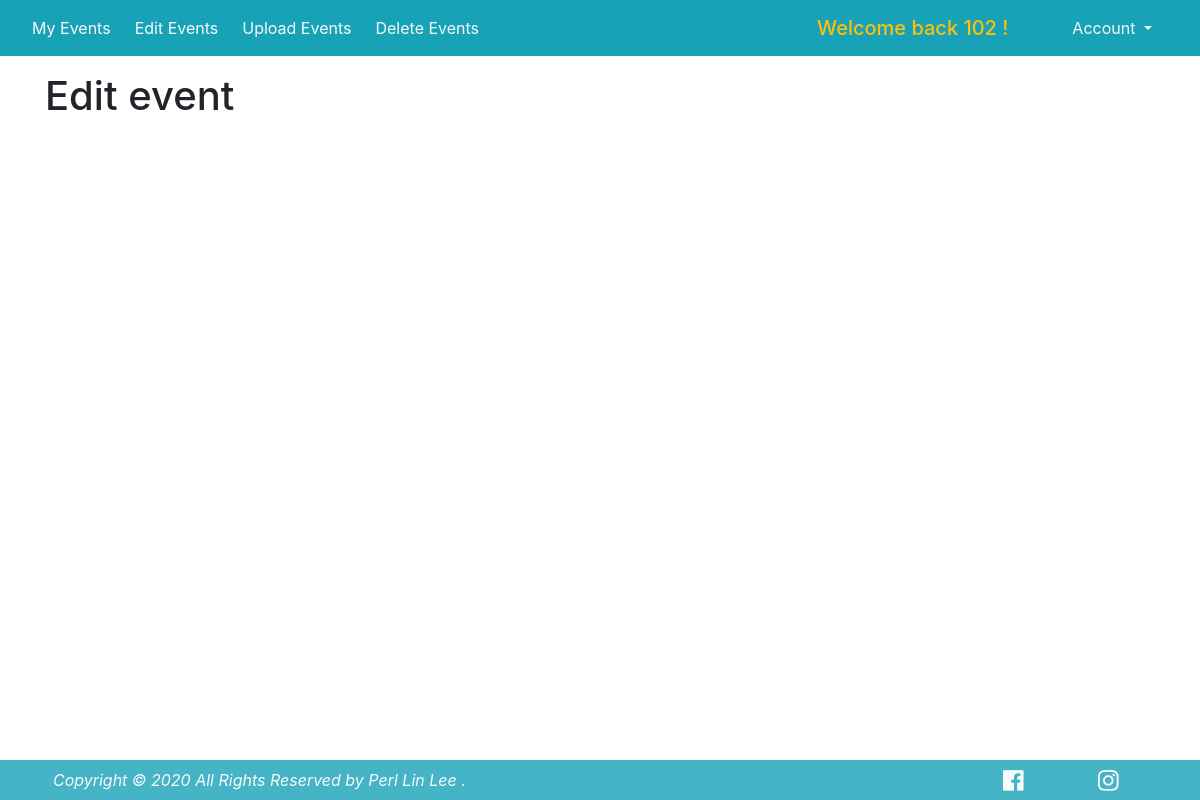
Page /venuemanager/vmedit2.php?Ecategoryid=2 (signed in) on the earlier database version.
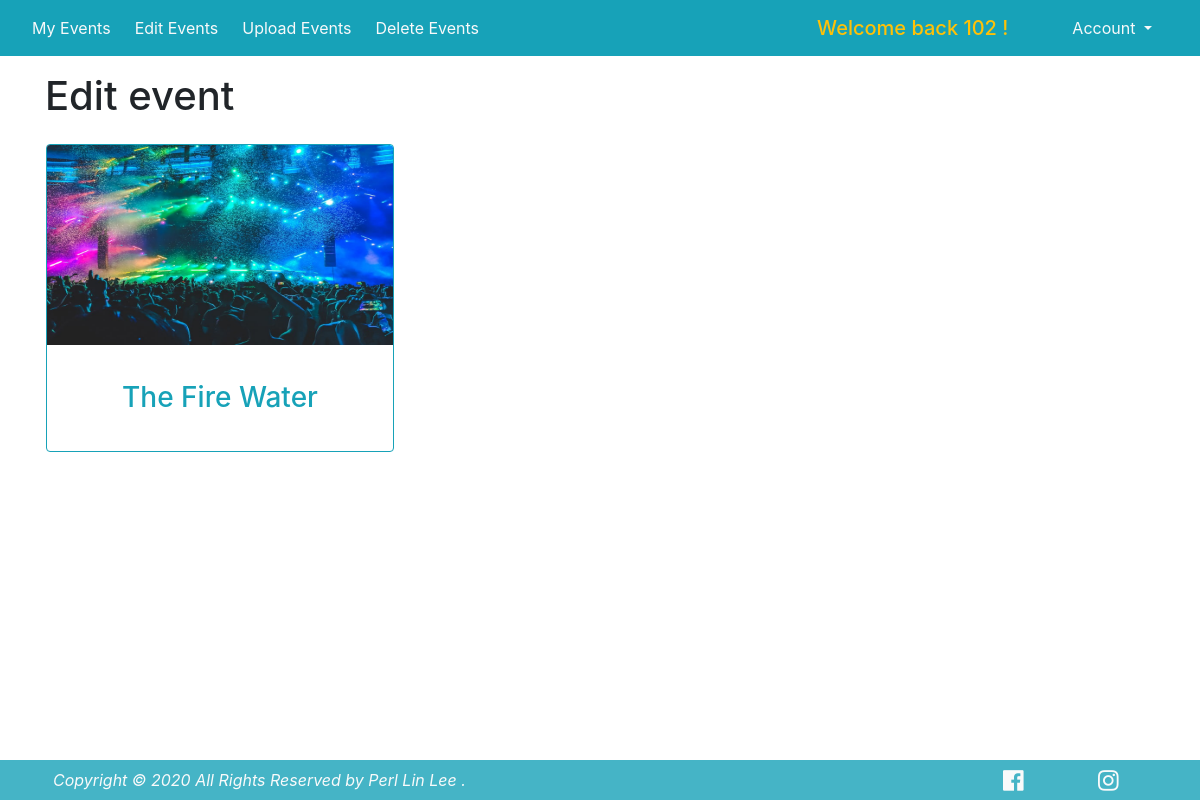
Same page on the later database version.
### tables this page shows
CREATE TABLE `2020_event` (
  `eid` int(11) NOT NULL,
  `etitle` varchar(255) NOT NULL,
  `evenue` varchar(255) NOT NULL,
  `edes` longtext NOT NULL,
  `edate` date NOT NULL,
  `etime` time NOT NULL,
  `eimage` longtext NOT NULL,
  `ecatid` int(11) NOT NULL,
  `evmid` int(11) NOT NULL
);

### venuemanager/vmedit2.php (the view, shortened to what this page needs)
<?php
include("../conn.php");
if (isset($_SESSION['VMid_40245529'])) {
    $venuemanager = $_SESSION['VMid_40245529'];
}
$Eventcategoryid = $_GET['Ecategoryid'];
$readquery = "SELECT 2020_event.etitle, 2020_event.eimage,2020_event.eid
              FROM 2020_event
              INNER JOIN 2020_eventcat
              ON
              2020_event.ecatid= 2020_eventcat.etid
              INNER JOIN 2020_venuemanager
              ON
              2020_event.evmid= 2020_venuemanager.vmid
              WHERE 2020_event.ecatid ='$Eventcategoryid' AND 2020_event.evmid='$venuemanager' ";
$readresult = $conn->query($readquery);
?>
<html>
<?php
include("../layouts/venuemanager/head.php");
?>
<body>
    <?php include("../venuemanager/components/navbar.php") ?>
    <div id="vmEdit2Div" class="container">
        <div class="d-flex text-align-center pt-3">
            <h1>Edit event</h1>
        </div>
        <div class="row">
            <?php
            while ($rowread = $readresult->fetch_assoc()) {
                $Eventid = $rowread['eid'];
                $Eventtitle = $rowread['etitle'];
                $Eventimage = $rowread['eimage'];
            ?>
                <div class="col-4 p-3">
                    <a class="text-info" href='vmedit3.php?eventid=<?php echo $Eventid ?>'>
                        <div class="card border-info">
                            <img class="card-img-top" src="../image/<?php echo $Eventimage ?>" alt="Card image cap" height="200px" width="200px">
                            <div class="card-body">
                                <div class="d-flex justify-content-center align-items-center p-3">
                                    <h3 class="card-text"><?php echo $Eventtitle ?></h3>
                                </div>
                            </div>
                        </div>
                    </a>
                </div>
            <?php
            }
            ?>
        </div>
    </div>
    <?php
    include("../venuemanager/components/footer.php")
    ?>
</body>
</html>

Differences in the rows shown:
now on this page (row edited): 2020_event: eimage (picture), etitle "The Fire Water"
